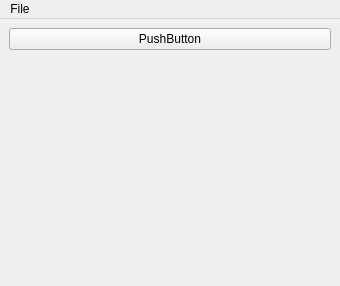
<?xml version="1.0" encoding="UTF-8"?>
<ui version="4.0">
 <class>mainWindow</class>
 <widget class="QMainWindow" name="mainWindow">
  <property name="geometry">
   <rect>
    <x>0</x>
    <y>0</y>
    <width>340</width>
    <height>286</height>
   </rect>
  </property>
  <property name="windowTitle">
   <string>Main Window</string>
  </property>
  <property name="autoFillBackground">
   <bool>true</bool>
  </property>
  <widget class="QWidget" name="centralwidget">
   <layout class="QVBoxLayout" name="verticalLayout_3">
    <item>
     <layout class="QVBoxLayout" name="verticalLayout">
      <item>
       <widget class="QPushButton" name="pushButton">
        <property name="focusPolicy">
         <enum>Qt::NoFocus</enum>
        </property>
        <property name="text">
         <string>PushButton</string>
        </property>
       </widget>
      </item>
      <item>
       <widget class="QLabel" name="image">
        <property name="text">
         <string/>
        </property>
       </widget>
      </item>
     </layout>
    </item>
   </layout>
  </widget>
  <widget class="QMenuBar" name="menubar">
   <property name="geometry">
    <rect>
     <x>0</x>
     <y>0</y>
     <width>340</width>
     <height>22</height>
    </rect>
   </property>
   <widget class="QMenu" name="menuFile">
    <property name="title">
     <string>File</string>
    </property>
    <widget class="QMenu" name="menuExport">
     <property name="title">
      <string>Export...</string>
     </property>
     <addaction name="actionPNG"/>
     <addaction name="actionPDF"/>
    </widget>
    <addaction name="menuExport"/>
   </widget>
   <addaction name="menuFile"/>
  </widget>
  <action name="actionPNG">
   <property name="text">
    <string>PNG</string>
   </property>
  </action>
  <action name="actionPDF">
   <property name="text">
    <string>PDF</string>
   </property>
  </action>
 </widget>
 <resources/>
 <connections/>
</ui>
